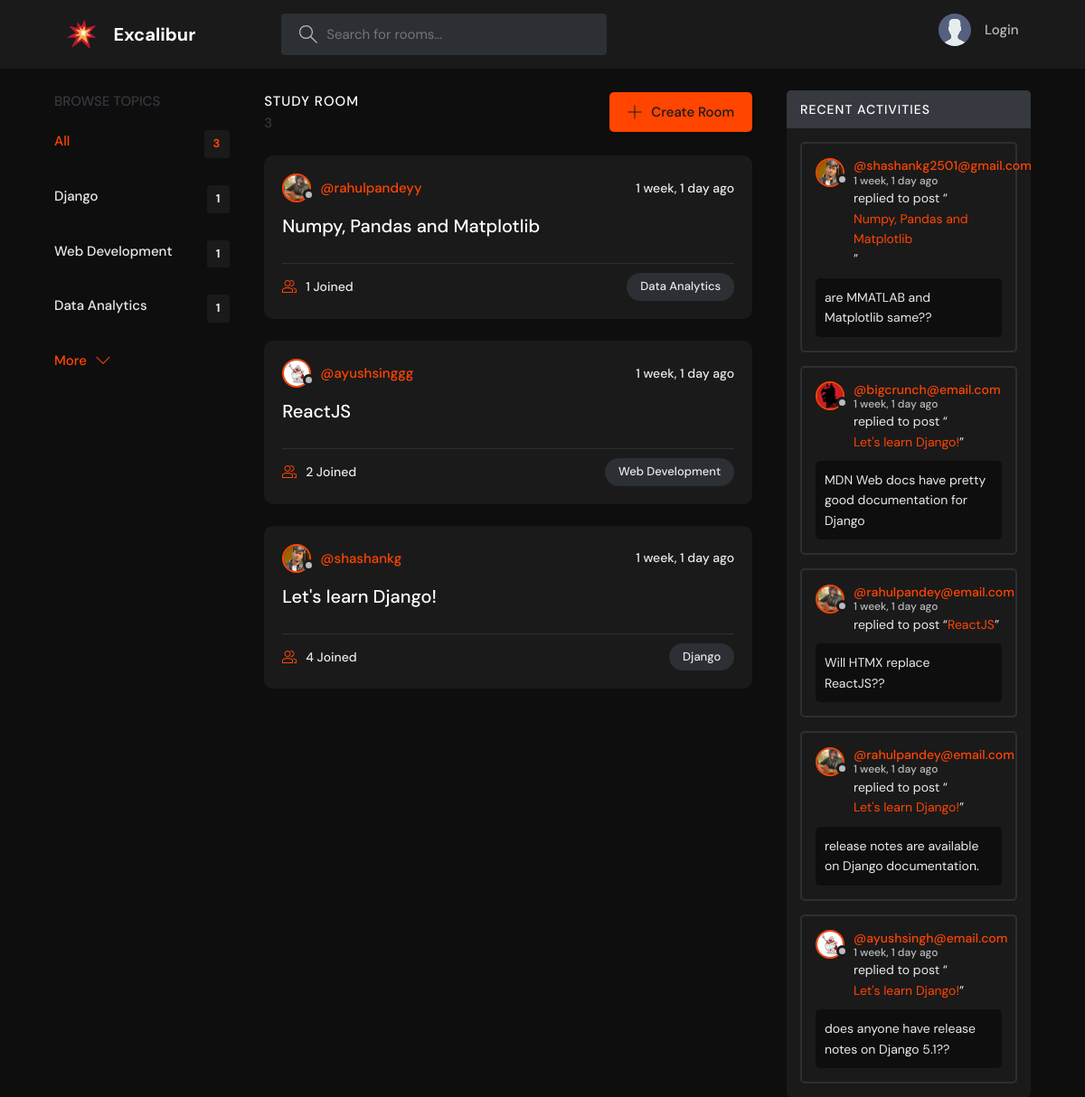
The page / on the database its author committed.
### base/models.py (models this page shows, shortened)
class Topic(models.Model):
    name = models.CharField(max_length=200)

class Room(models.Model):
    host = models.ForeignKey(User, on_delete =models.SET_NULL, null =True)
    topic = models.ForeignKey(Topic, on_delete =models.SET_NULL, null =True)
    name = models.CharField(max_length=200)
    description = models.TextField(null = True, blank = True)
    participants = models.ManyToManyField(User, related_name= 'participants', blank = True)
    updated = models.DateTimeField(auto_now=True)
    created  = models.DateTimeField(auto_now_add=True)
    class Meta:
        ordering = ['-updated','-created']
    def __str__(self):
        return self.name

class User(AbstractUser):
    name = models.CharField(max_length =200, null=True)
    email = models.EmailField(unique = True, null= True)
    bio = models.TextField(null=True)
    avatar = models.ImageField(null= True, default= "avatar.svg")
    USERNAME_FIELD = 'email'
    REQUIRED_FIELDS = []

class Message(models.Model):
    user = models.ForeignKey(User, on_delete=models.CASCADE)
    room = models.ForeignKey(Room, on_delete =models.CASCADE)
    body = models.TextField()
    updated = models.DateTimeField(auto_now=True)
    created  = models.DateTimeField(auto_now_add=True)
    class Meta:
        ordering = ['-updated','-created']

### base/views.py (the view)
# urls.py: path('', views.home, name= "home"),
def home(request):
    q = request.GET.get('q') if request.GET.get('q') != None else ''
    rooms = Room.objects.filter(
        Q(topic__name__icontains= q) |
        Q(name__icontains= q) |
        Q(description__icontains= q)
        )
    topics = Topic.objects.all()[0:4]
    room_count = rooms.count()
    room_messages = Message.objects.filter(Q(room__topic__name__icontains = q))
    context = {'rooms': rooms, 'topics' : topics, 'room_count' : room_count, 'room_messages': room_messages}
    return render(request, 'base/home.html', context)

### base/templates/base/home.html (shortened to what this page needs)
{% extends 'main.html'%} {% block content %}
<main class="layout layout--3">
  <div class="container">
    {% include 'base/topics_component.html'%}
    <div class="roomList">
      <div class="roomList__header">
        <div>
          <h2>Study Room</h2>
          <p>{{room_count}}</p>
        </div>
        <a class="btn btn--main" href="{%url 'create-room' %}">
          <svg
            version="1.1"
            xmlns="http://www.w3.org/2000/svg"
            width="32"
            height="32"
            viewBox="0 0 32 32"
          >
            <title>add</title>
            <path
              d="M16.943 0.943h-1.885v14.115h-14.115v1.885h14.115v14.115h1.885v-14.115h14.115v-1.885h-14.115v-14.115z"
            ></path>
          </svg>
          Create Room
        </a>
      </div>
      {% include 'base/feed_component.html'%}
    </div>
    {% include 'base/activity_component.html'%}
  </div>
</main>
{% endblock content %}

### base/templates/base/topics_component.html
<div class="topics">
    <div class="topics__header">
      <h2>Browse Topics</h2>
    </div>
    <ul class="topics__list">
      <li>
        <a href="{% url 'home' %}" class="active">All <span>{{topics.count}}</span></a>
      </li>
      {% for topic in topics %}
      <li>
        <a href="{% url 'home' %}?q={{topic.name}}"> {{topic.name}}<span>{{topic.room_set.all.count}}</span></a>
      </li>
      {% endfor %}
    </ul>
    <a class="btn btn--link" href="{% url 'topics' %}">
      More
      <svg version="1.1" xmlns="http://www.w3.org/2000/svg" width="32" height="32" viewBox="0 0 32 32">
        <title>chevron-down</title>
        <path d="M16 21l-13-13h-3l16 16 16-16h-3l-13 13z"></path>
      </svg>
    </a>
  </div>

### base/templates/base/feed_component.html (shortened to what this page needs)
{% for room in rooms%}
<div class="roomListRoom">
    <div class="roomListRoom__header">
      <a href= "{% url 'user-profile' room.host.id %}" class="roomListRoom__author">
        <div class="avatar avatar--small">
          <img src="{{room.host.avatar.url}}" />
        </div>
        <span>@{{room.host.username}}</span>
      </a>
      <div class="roomListRoom__actions">
        <span>{{room.created|timesince}} ago</span>
      </div>
    </div>
    <div class="roomListRoom__content">
      <a href="{% url 'room' room.id %}">{{room.name}}</a>
    </div>
    <div class="roomListRoom__meta">
      <a href="{% url 'room' room.id %}" class="roomListRoom__joined">
        {{room.participants.all.count}} Joined
      </a>
      <p class="roomListRoom__topic">{{room.topic.name}}</p>
    </div>
  </div>
  {% endfor %}

### base/templates/base/activity_component.html (shortened to what this page needs)
<div class="activities">
  <div class="activities__header">
    <h2>Recent Activities</h2>
  </div>
  {% for message in room_messages %}
  <div class="activities__box">
    <div class="activities__boxHeader roomListRoom__header">
      <a href= "{% url 'user-profile' message.user.id %}" class="roomListRoom__author">
        <div class="avatar avatar--small">
          <img src="{{message.user.avatar.url}}" />
        </div>
        <p>
          @{{message.user}}
          <span>{{message.created|timesince}} ago</span>
        </p>
      </a>
    </div>
    <div class="activities__boxContent">
      <p>replied to post “<a href="{% url 'room' message.room.id %}">{{message.room}}</a>”</p>
      <div class="activities__boxRoomContent">
        {{message.body}}
      </div>
    </div>
  </div>
  {% endfor %}
</div>

### rows shown on the page
Topic: name "Django", room_set.all.count "1"
Topic: name "Web Development", room_set.all.count "1"
Topic: name "Data Analytics", room_set.all.count "1"
Room: host.avatar (picture), host.username "rahulpandeyy", created "1 week, 1 day", name "Numpy, Pandas and Matplotlib", participants.all.count "1", topic.name "Data Analytics"
Room: host.avatar (picture), host.username "ayushsinggg", created "1 week, 1 day", name "ReactJS", participants.all.count "2", topic.name "Web Development"
Room: host.avatar (picture), host.username "shashankg", created "1 week, 1 day", name "Let's learn Django!", participants.all.count "4", topic.name "Django"
Message: user.avatar (picture), user "shashankg2501@gmail.com", created "1 week, 1 day", room "Numpy, Pandas and Matplotlib", body "are MMATLAB and Matplotlib same??"
Message: user.avatar (picture), user "bigcrunch@email.com", created "1 week, 1 day", room "Let's learn Django!", body "MDN Web docs have pretty good documentation for Django"
Message: user.avatar (picture), user "rahulpandey@email.com", created "1 week, 1 day", room "ReactJS", body "Will HTMX replace ReactJS??"
Message: user.avatar (picture), user "rahulpandey@email.com", created "1 week, 1 day", room "Let's learn Django!", body "release notes are available on Django documentation."
Message: user.avatar (picture), user "ayushsingh@email.com", created "1 week, 1 day", room "Let's learn Django!", body "does anyone have release notes on Django 5.1??"

### other values the page prints
{{ topics.count }} "3"
{{ room_count }} "3"
